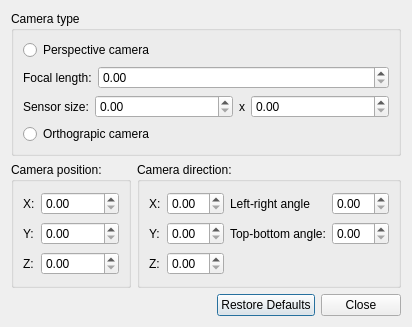
<?xml version="1.0" encoding="UTF-8"?>
<ui version="4.0">
 <class>CameraProperties</class>
 <widget class="QDialog" name="CameraProperties">
  <property name="geometry">
   <rect>
    <x>0</x>
    <y>0</y>
    <width>404</width>
    <height>327</height>
   </rect>
  </property>
  <property name="windowTitle">
   <string>Camera properties</string>
  </property>
  <layout class="QVBoxLayout" name="verticalLayout_3">
   <item>
    <widget class="QGroupBox" name="groupBox">
     <property name="title">
      <string>Camera type</string>
     </property>
     <property name="checkable">
      <bool>false</bool>
     </property>
     <layout class="QVBoxLayout" name="verticalLayout">
      <item>
       <widget class="QRadioButton" name="radioButton">
        <property name="text">
         <string>Perspective camera</string>
        </property>
       </widget>
      </item>
      <item>
       <layout class="QHBoxLayout" name="horizontalLayout">
        <item>
         <widget class="QLabel" name="label">
          <property name="sizePolicy">
           <sizepolicy hsizetype="Fixed" vsizetype="Preferred">
            <horstretch>0</horstretch>
            <verstretch>0</verstretch>
           </sizepolicy>
          </property>
          <property name="text">
           <string>Focal length:</string>
          </property>
         </widget>
        </item>
        <item>
         <widget class="QDoubleSpinBox" name="doubleSpinBox"/>
        </item>
       </layout>
      </item>
      <item>
       <layout class="QHBoxLayout" name="horizontalLayout_2">
        <item>
         <widget class="QLabel" name="label_2">
          <property name="text">
           <string>Sensor size:</string>
          </property>
         </widget>
        </item>
        <item>
         <widget class="QDoubleSpinBox" name="doubleSpinBox_2">
          <property name="sizePolicy">
           <sizepolicy hsizetype="Expanding" vsizetype="Fixed">
            <horstretch>0</horstretch>
            <verstretch>0</verstretch>
           </sizepolicy>
          </property>
         </widget>
        </item>
        <item>
         <widget class="QLabel" name="label_3">
          <property name="sizePolicy">
           <sizepolicy hsizetype="Fixed" vsizetype="Preferred">
            <horstretch>0</horstretch>
            <verstretch>0</verstretch>
           </sizepolicy>
          </property>
          <property name="text">
           <string>x</string>
          </property>
         </widget>
        </item>
        <item>
         <widget class="QDoubleSpinBox" name="doubleSpinBox">
          <property name="sizePolicy">
           <sizepolicy hsizetype="Expanding" vsizetype="Fixed">
            <horstretch>0</horstretch>
            <verstretch>0</verstretch>
           </sizepolicy>
          </property>
         </widget>
        </item>
       </layout>
      </item>
      <item>
       <widget class="QRadioButton" name="radioButton_2">
        <property name="text">
         <string>Orthograpic camera</string>
        </property>
       </widget>
      </item>
     </layout>
    </widget>
   </item>
   <item>
    <layout class="QGridLayout" name="gridLayout_3">
     <item row="0" column="1">
      <widget class="QGroupBox" name="groupBox_3">
       <property name="title">
        <string>Camera direction:</string>
       </property>
       <layout class="QGridLayout" name="gridLayout_2">
        <item row="0" column="1">
         <widget class="QDoubleSpinBox" name="doubleSpinBox_6"/>
        </item>
        <item row="2" column="0">
         <widget class="QLabel" name="label_11">
          <property name="text">
           <string>Z:</string>
          </property>
         </widget>
        </item>
        <item row="0" column="0">
         <widget class="QLabel" name="label_9">
          <property name="text">
           <string>X:</string>
          </property>
         </widget>
        </item>
        <item row="1" column="3">
         <widget class="QLabel" name="label_5">
          <property name="text">
           <string>Top-bottom angle:</string>
          </property>
         </widget>
        </item>
        <item row="1" column="0">
         <widget class="QLabel" name="label_10">
          <property name="text">
           <string>Y:</string>
          </property>
         </widget>
        </item>
        <item row="2" column="1">
         <widget class="QDoubleSpinBox" name="doubleSpinBox_8"/>
        </item>
        <item row="0" column="3">
         <widget class="QLabel" name="label_4">
          <property name="text">
           <string>Left-right angle</string>
          </property>
         </widget>
        </item>
        <item row="1" column="1">
         <widget class="QDoubleSpinBox" name="doubleSpinBox_7"/>
        </item>
        <item row="1" column="4">
         <widget class="QDoubleSpinBox" name="doubleSpinBox_10"/>
        </item>
        <item row="0" column="4">
         <widget class="QDoubleSpinBox" name="doubleSpinBox_9">
          <property name="sizePolicy">
           <sizepolicy hsizetype="Expanding" vsizetype="Fixed">
            <horstretch>0</horstretch>
            <verstretch>0</verstretch>
           </sizepolicy>
          </property>
         </widget>
        </item>
       </layout>
      </widget>
     </item>
     <item row="0" column="0">
      <widget class="QGroupBox" name="groupBox_2">
       <property name="title">
        <string>Camera position:</string>
       </property>
       <layout class="QGridLayout" name="gridLayout">
        <item row="0" column="1">
         <widget class="QDoubleSpinBox" name="doubleSpinBox_3"/>
        </item>
        <item row="0" column="0">
         <widget class="QLabel" name="label_6">
          <property name="sizePolicy">
           <sizepolicy hsizetype="Fixed" vsizetype="Minimum">
            <horstretch>0</horstretch>
            <verstretch>0</verstretch>
           </sizepolicy>
          </property>
          <property name="text">
           <string>X:</string>
          </property>
         </widget>
        </item>
        <item row="1" column="1">
         <widget class="QDoubleSpinBox" name="doubleSpinBox_4"/>
        </item>
        <item row="2" column="1">
         <widget class="QDoubleSpinBox" name="doubleSpinBox_5"/>
        </item>
        <item row="1" column="0">
         <widget class="QLabel" name="label_7">
          <property name="sizePolicy">
           <sizepolicy hsizetype="Fixed" vsizetype="Preferred">
            <horstretch>0</horstretch>
            <verstretch>0</verstretch>
           </sizepolicy>
          </property>
          <property name="text">
           <string>Y:</string>
          </property>
         </widget>
        </item>
        <item row="2" column="0">
         <widget class="QLabel" name="label_8">
          <property name="sizePolicy">
           <sizepolicy hsizetype="Fixed" vsizetype="Preferred">
            <horstretch>0</horstretch>
            <verstretch>0</verstretch>
           </sizepolicy>
          </property>
          <property name="text">
           <string>Z:</string>
          </property>
         </widget>
        </item>
       </layout>
      </widget>
     </item>
    </layout>
   </item>
   <item alignment="Qt::AlignRight">
    <widget class="QDialogButtonBox" name="buttonBox">
     <property name="orientation">
      <enum>Qt::Horizontal</enum>
     </property>
     <property name="standardButtons">
      <set>QDialogButtonBox::Close|QDialogButtonBox::RestoreDefaults</set>
     </property>
    </widget>
   </item>
  </layout>
 </widget>
 <resources/>
 <connections>
  <connection>
   <sender>buttonBox</sender>
   <signal>rejected()</signal>
   <receiver>CameraProperties</receiver>
   <slot>accept()</slot>
   <hints>
    <hint type="sourcelabel">
     <x>139</x>
     <y>304</y>
    </hint>
    <hint type="destinationlabel">
     <x>124</x>
     <y>163</y>
    </hint>
   </hints>
  </connection>
 </connections>
</ui>
